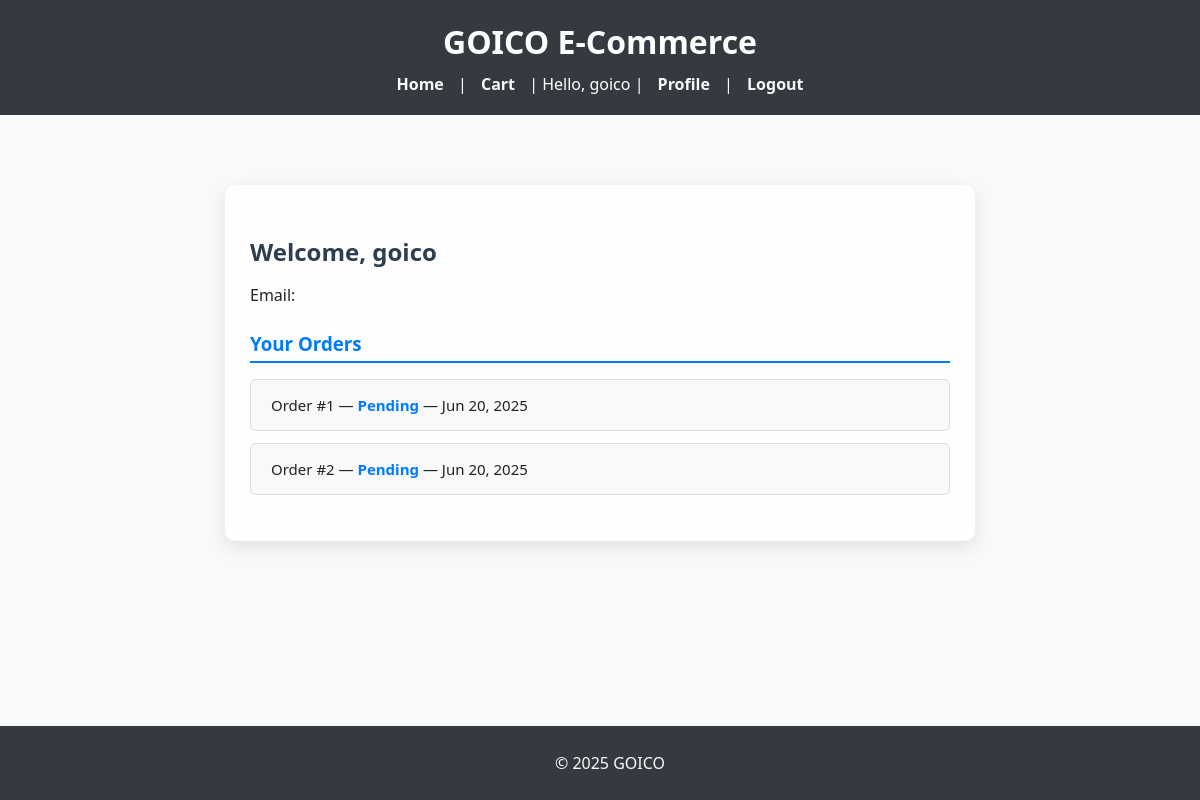
/accounts/profile/ (signed in), run on the app's committed database.
### shop/models.py (models this page shows, shortened)
class Order(models.Model):
    STATUS_CHOICES = [
        ('Pending', 'Pending'),
        ('Processing', 'Processing'),
        ('Shipped', 'Shipped'),
        ('Delivered', 'Delivered'),
        ('Cancelled', 'Cancelled'),
    ]
    user = models.ForeignKey(User, on_delete=models.SET_NULL, null=True, blank=True)
    full_name = models.CharField(max_length=100)
    address = models.TextField()
    payment_method = models.CharField(max_length=50)
    date_ordered = models.DateTimeField(auto_now_add=True)
    status = models.CharField(max_length=20, choices=STATUS_CHOICES, default='Pending')

### shop/views.py (the view)
# urls.py: path('accounts/profile/', views.profile, name='profile'),
@login_required
def profile(request):
    orders = Order.objects.filter(user=request.user)
    return render(request, 'shop/profile.html', {'orders': orders})

### shop/templates/shop/profile.html (shortened to what this page needs)
{% extends 'base.html' %}
{% block content %}
<div class="profile-container">
  <h2>Welcome, {{ request.user.username }}</h2>
  <p>Email: {{ request.user.email }}</p>
  <h3>Your Orders</h3>
  {% if orders %}
    <ul class="orders-list">
      {% for order in orders %}
        <li>
          Order #{{ order.id }} — <strong>{{ order.status }}</strong> — {{ order.date_ordered|date:"M d, Y" }}
        </li>
      {% endfor %}
    </ul>
  {% else %}
    <p class="no-orders">You haven't placed any orders yet.</p>
  {% endif %}
</div>
{% endblock %}

### shop/templates/base.html (shortened to what this page needs)
<!DOCTYPE html>
<html>
<head>
</head>
<body>
    <header>
        <h1>GOICO E-Commerce</h1>
        <nav>
            <a href="{% url 'product_list' %}">Home</a> |
            <a href="{% url 'view_cart' %}">Cart</a> |
            {% if user.is_authenticated %}
                Hello, {{ user.username }} |
                <a href="{% url 'profile' %}">Profile</a> |
                <a href="{% url 'logout' %}">Logout</a>
            {% else %}
                <a href="{% url 'login' %}">Login</a> |
                <a href="{% url 'signup' %}">Sign Up</a>
            {% endif %}
        </nav>
    </header>
    <main>
        {% block content %}{% endblock %}
    </main>
    <footer>
        <p>&copy; 2025 GOICO</p>
    </footer>
</body>
</html>

### shop/templates/base.html (style rules this page uses)
body { font-family: 'Segoe UI', Tahoma, Geneva, Verdana, sans-serif; margin: 0; padding: 0; background-color: #f8f9fa; color: #333; }
header { background-color: #343a40; color: #fff; padding: 20px; text-align: center; }
header h1 { margin: 0; font-size: 2rem; }
nav { margin-top: 10px; }
nav a { color: #f8f9fa; text-decoration: none; margin: 0 10px; font-weight: bold; }
main { padding: 20px; max-width: 900px; margin: auto; }
footer { text-align: center; background-color: #343a40; color: #f8f9fa; padding: 10px; position: fixed; bottom: 0; width: 100%; }

### shop/templates/shop/profile.html (style rules this page uses)
.profile-container { max-width: 700px; margin: 50px auto; padding: 30px 25px; background: #fefefe; border-radius: 10px; box-shadow: 0 6px 18px rgba(0,0,0,0.1); font-family: 'Segoe UI', Tahoma, Geneva, Verdana, sans-serif; color: #222; }
.profile-container h2 { margin-bottom: 10px; font-weight: 700; color: #2c3e50; }
.profile-container p { font-size: 16px; margin-bottom: 25px; }
.profile-container h3 { margin-bottom: 15px; border-bottom: 2px solid #007bff; padding-bottom: 5px; color: #007bff; }
ul.orders-list { list-style-type: none; padding-left: 0; }
ul.orders-list li { background: #f8f9fa; border: 1px solid #ddd; margin-bottom: 12px; padding: 15px 20px; border-radius: 6px; font-size: 15px; transition: background-color 0.3s ease; }
ul.orders-list li strong { color: #007bff; }

### data on the page
Order: id "1", status "Pending", date_ordered "Jun 20, 2025"
Order: id "2", status "Pending", date_ordered "Jun 20, 2025"

### other printed values
{{ user.username }} "goico"
{{ request.user.username }} "goico"
